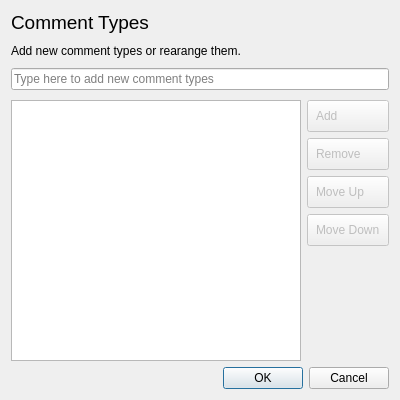
<?xml version="1.0" encoding="UTF-8"?>
<ui version="4.0">
 <class>CommentTypesDialog</class>
 <widget class="QDialog" name="CommentTypesDialog">
  <property name="geometry">
   <rect>
    <x>0</x>
    <y>0</y>
    <width>400</width>
    <height>400</height>
   </rect>
  </property>
  <property name="minimumSize">
   <size>
    <width>400</width>
    <height>400</height>
   </size>
  </property>
  <property name="windowTitle">
   <string>Edit Comment Types</string>
  </property>
  <property name="accessibleName">
   <string notr="true"/>
  </property>
  <layout class="QGridLayout" name="gridLayout">
   <item row="0" column="0">
    <layout class="QVBoxLayout" name="verticalLayout">
     <property name="spacing">
      <number>10</number>
     </property>
     <item>
      <widget class="QLabel" name="title">
       <property name="sizePolicy">
        <sizepolicy hsizetype="Expanding" vsizetype="Minimum">
         <horstretch>0</horstretch>
         <verstretch>0</verstretch>
        </sizepolicy>
       </property>
       <property name="font">
        <font>
         <pointsize>14</pointsize>
         <weight>50</weight>
         <bold>false</bold>
         <strikeout>false</strikeout>
         <kerning>true</kerning>
        </font>
       </property>
       <property name="text">
        <string>Comment Types </string>
       </property>
      </widget>
     </item>
     <item>
      <widget class="QLabel" name="subtitle">
       <property name="text">
        <string>Add new comment types or rearange them.</string>
       </property>
      </widget>
     </item>
     <item>
      <layout class="QFormLayout" name="formLayout">
       <property name="horizontalSpacing">
        <number>0</number>
       </property>
       <property name="verticalSpacing">
        <number>0</number>
       </property>
       <item row="0" column="1">
        <widget class="QLineEdit" name="lineEdit">
         <property name="placeholderText">
          <string>Type here to add new comment types</string>
         </property>
        </widget>
       </item>
       <item row="1" column="1">
        <widget class="QWidget" name="widget" native="true">
         <property name="styleSheet">
          <string notr="true">QPushButton { text-align:left; padding: 8px; }</string>
         </property>
         <layout class="QHBoxLayout" name="horizontalLayout_15">
          <property name="leftMargin">
           <number>0</number>
          </property>
          <property name="topMargin">
           <number>10</number>
          </property>
          <property name="rightMargin">
           <number>0</number>
          </property>
          <property name="bottomMargin">
           <number>0</number>
          </property>
          <item>
           <widget class="QListWidget" name="listWidget"/>
          </item>
          <item>
           <widget class="QWidget" name="buttonContainer" native="true">
            <property name="sizePolicy">
             <sizepolicy hsizetype="Fixed" vsizetype="Expanding">
              <horstretch>0</horstretch>
              <verstretch>0</verstretch>
             </sizepolicy>
            </property>
            <layout class="QVBoxLayout" name="verticalLayout_21">
             <property name="leftMargin">
              <number>0</number>
             </property>
             <property name="topMargin">
              <number>0</number>
             </property>
             <property name="rightMargin">
              <number>0</number>
             </property>
             <property name="bottomMargin">
              <number>0</number>
             </property>
             <item>
              <widget class="QWidget" name="buttonContainerInside" native="true">
               <property name="sizePolicy">
                <sizepolicy hsizetype="Fixed" vsizetype="Fixed">
                 <horstretch>0</horstretch>
                 <verstretch>0</verstretch>
                </sizepolicy>
               </property>
               <layout class="QVBoxLayout" name="verticalLayout_22">
                <property name="leftMargin">
                 <number>0</number>
                </property>
                <property name="topMargin">
                 <number>0</number>
                </property>
                <property name="rightMargin">
                 <number>0</number>
                </property>
                <property name="bottomMargin">
                 <number>0</number>
                </property>
                <item>
                 <widget class="QPushButton" name="buttonAdd">
                  <property name="enabled">
                   <bool>false</bool>
                  </property>
                  <property name="focusPolicy">
                   <enum>Qt::TabFocus</enum>
                  </property>
                  <property name="text">
                   <string>Add</string>
                  </property>
                  <property name="icon">
                   <iconset theme="list-add">
                    <normaloff>.</normaloff>.</iconset>
                  </property>
                 </widget>
                </item>
                <item>
                 <widget class="QPushButton" name="buttonRemove">
                  <property name="enabled">
                   <bool>false</bool>
                  </property>
                  <property name="focusPolicy">
                   <enum>Qt::TabFocus</enum>
                  </property>
                  <property name="text">
                   <string>Remove</string>
                  </property>
                  <property name="icon">
                   <iconset theme="list-remove">
                    <normaloff>.</normaloff>.</iconset>
                  </property>
                 </widget>
                </item>
                <item>
                 <widget class="QPushButton" name="buttonUp">
                  <property name="enabled">
                   <bool>false</bool>
                  </property>
                  <property name="focusPolicy">
                   <enum>Qt::TabFocus</enum>
                  </property>
                  <property name="text">
                   <string>Move Up</string>
                  </property>
                  <property name="icon">
                   <iconset theme="go-up">
                    <normaloff>.</normaloff>.</iconset>
                  </property>
                 </widget>
                </item>
                <item>
                 <widget class="QPushButton" name="buttonDown">
                  <property name="enabled">
                   <bool>false</bool>
                  </property>
                  <property name="focusPolicy">
                   <enum>Qt::TabFocus</enum>
                  </property>
                  <property name="text">
                   <string>Move Down</string>
                  </property>
                  <property name="icon">
                   <iconset theme="go-down">
                    <normaloff>.</normaloff>.</iconset>
                  </property>
                 </widget>
                </item>
               </layout>
              </widget>
             </item>
             <item>
              <spacer name="verticalSpacer">
               <property name="orientation">
                <enum>Qt::Vertical</enum>
               </property>
               <property name="sizeHint" stdset="0">
                <size>
                 <width>20</width>
                 <height>40</height>
                </size>
               </property>
              </spacer>
             </item>
            </layout>
           </widget>
          </item>
         </layout>
        </widget>
       </item>
      </layout>
     </item>
    </layout>
   </item>
   <item row="1" column="0">
    <widget class="QDialogButtonBox" name="buttonBox">
     <property name="orientation">
      <enum>Qt::Horizontal</enum>
     </property>
     <property name="standardButtons">
      <set>QDialogButtonBox::Cancel|QDialogButtonBox::Ok</set>
     </property>
    </widget>
   </item>
  </layout>
 </widget>
 <resources/>
 <connections>
  <connection>
   <sender>buttonBox</sender>
   <signal>accepted()</signal>
   <receiver>CommentTypesDialog</receiver>
   <slot>accept()</slot>
   <hints>
    <hint type="sourcelabel">
     <x>248</x>
     <y>254</y>
    </hint>
    <hint type="destinationlabel">
     <x>157</x>
     <y>274</y>
    </hint>
   </hints>
  </connection>
  <connection>
   <sender>buttonBox</sender>
   <signal>rejected()</signal>
   <receiver>CommentTypesDialog</receiver>
   <slot>reject()</slot>
   <hints>
    <hint type="sourcelabel">
     <x>316</x>
     <y>260</y>
    </hint>
    <hint type="destinationlabel">
     <x>286</x>
     <y>274</y>
    </hint>
   </hints>
  </connection>
 </connections>
</ui>
